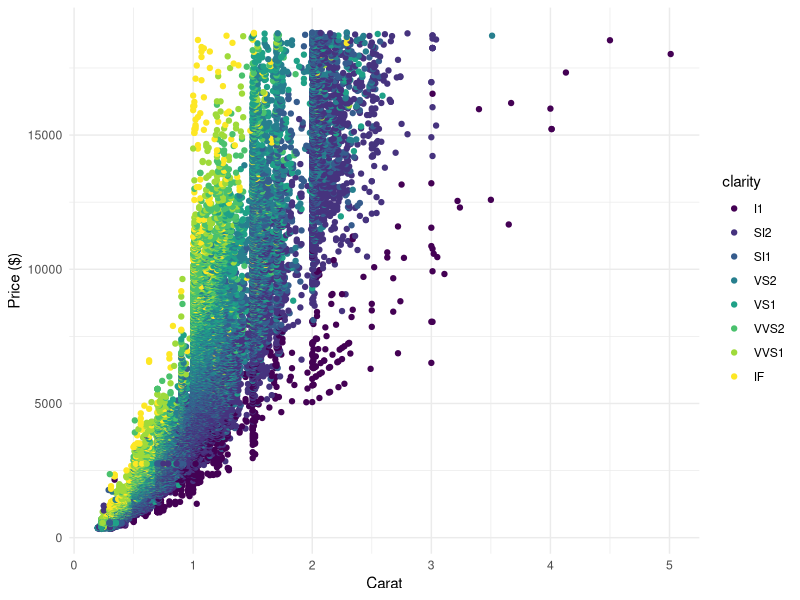

Here is the R script that generated this plot:
## ---- chunk 1
# Loading required libraries
# Be sure to install these before running this file!!
library(ggplot2)
## ---- chunk 2
# Load the data set
data("diamonds")
force(diamonds)
## ---- chunk 3
ggplot(diamonds, aes(x = carat, y = price, color = clarity)) + 
  geom_point(shape = 19) + 
  xlab("Carat")  + ylab("Price ($)") +
  theme_minimal()
## ---- chunk 4
# your improved graphic
